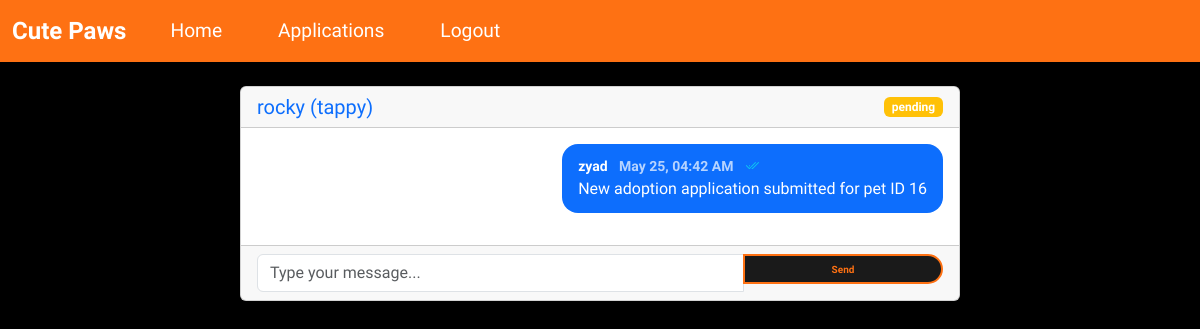
The app's page /messages/11 (signed in), older data.
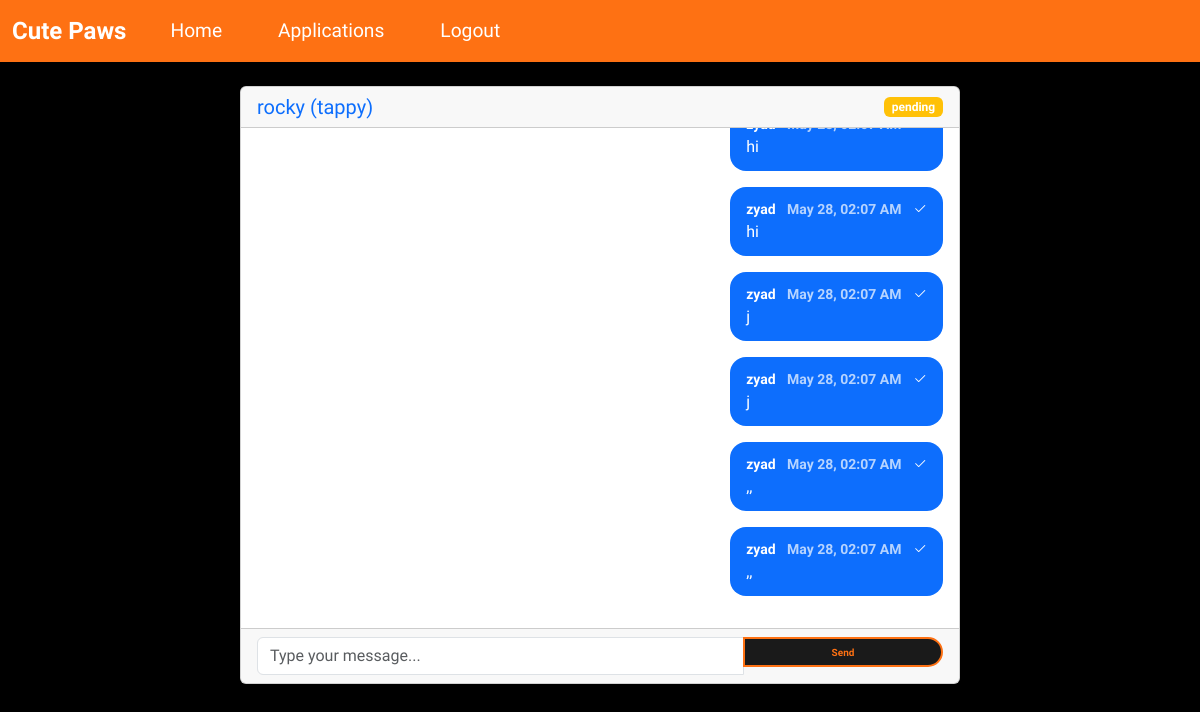
The same page, newer data.
### wepsite/models.py (models this page shows)
class Pet(db.Model):
    id             = db.Column(db.Integer, primary_key=True)
    name           = db.Column(db.String(100))
    age            = db.Column(db.Integer)
    breed          = db.Column(db.String(100))
    description    = db.Column(db.Text)
    city           = db.Column(db.String(100))  # Changed from location to city
    image_filename = db.Column(db.String(200))
    is_adopted     = db.Column(db.Boolean, default=False)
    is_deleted = db.Column(db.Boolean, default=False)
    adoption_date = db.Column(db.DateTime)
    posted_by      = db.Column(db.Integer, db.ForeignKey('user.id'))
    applications = db.relationship(
        'AdoptionApplication',
        backref="pet",
        lazy=True,
        cascade="all, delete-orphan"
    )

class AdoptionApplication(db.Model):
    id = db.Column(db.Integer, primary_key=True)
    pet_id = db.Column(db.Integer, db.ForeignKey('pet.id'))
    user_id = db.Column(db.Integer, db.ForeignKey('user.id'))
    application_date = db.Column(db.DateTime, default=func.now())
    answers = db.Column(db.Text)
    status = db.Column(db.String(20), default='pending')
    messages = db.relationship(
        'Message',
        backref='application',
        lazy=True,
        cascade="all, delete-orphan"
    )

class Message(db.Model):
    id = db.Column(db.Integer, primary_key=True)
    application_id = db.Column(db.Integer, db.ForeignKey('adoption_application.id'))
    sender_id = db.Column(db.Integer, db.ForeignKey('user.id'))
    content = db.Column(db.Text)
    timestamp = db.Column(db.DateTime, default=func.now())
    is_read = db.Column(db.Boolean, default=False)
    sender = db.relationship('User', foreign_keys=[sender_id])

class User(db.Model, UserMixin):
    id         = db.Column(db.Integer, primary_key=True)
    email      = db.Column(db.String(150), unique=True, nullable=False)
    password   = db.Column(db.String(150), nullable=False)
    first_name = db.Column(db.String(150), nullable=False)
    is_admin   = db.Column(db.Boolean, default=False)

### wepsite/views.py (the view, shortened to what this page needs)
@views.route('/messages/<int:application_id>', methods=['GET', 'POST'])
@login_required
def messages(application_id):
    application = AdoptionApplication.query.get_or_404(application_id)
    if current_user.id is None or application.user_id is None or (current_user.id != application.user_id and not current_user.is_admin):
        flash("You don't have permission to view these messages.", "error")
        return redirect(url_for('views.home'))
    messages = Message.query.filter_by(application_id=application_id).order_by(Message.timestamp).all()
    messages_to_update = []
    for msg in messages:
        if msg.sender_id != current_user.id and not msg.is_read:
            msg.is_read = True
            messages_to_update.append(msg)
    if messages_to_update:
        db.session.commit()
    if current_user.is_admin:
        applications = AdoptionApplication.query.order_by(AdoptionApplication.id.desc()).all()
    else:
        applications = AdoptionApplication.query.filter_by(user_id=current_user.id).order_by(AdoptionApplication.id.desc()).all()
    for app in applications:
        app.unread = Message.query.filter(
            Message.application_id == app.id,
            Message.sender_id != current_user.id,
            Message.is_read == False
        ).count()
    return render_template(
        'messages.html',
        user=current_user,
        messages=messages,
        application=application,
        pet=application.pet,
        applications=applications  # Pass applications with unread counts
    )

### wepsite/templates/messages.html (shortened to what this page needs)
{% extends "base.html" %}
{% block content %}
<div class="container mt-4">
    <div class="row">
        <div class="col-md-8 mx-auto">
            <div class="card">
                <div class="card-header d-flex justify-content-between align-items-center">
                    <div>
                        <h5 class="mb-0">
                            {% if application.pet and not application.pet.is_deleted %}
                                <a href="{{ url_for('views.pet_detail', pet_id=application.pet.id) }}" class="text-decoration-none">
                                    {{ application.pet.name }} ({{ application.pet.breed }})
                                </a>
                            {% else %}
                                <span class="text-muted">Archived Pet Conversation</span>
                            {% endif %}
                        </h5>
                    </div>
                    <span class="badge bg-{{ 'success' if application.status == 'approved' else 'warning' if application.status == 'pending' else 'secondary' }}">
                        {{ application.status }}
                    </span>
                </div>
                <div class="card-body message-container" style="max-height: 500px; overflow-y: auto;">
                    {% for msg in messages %}
                        <div class="mb-3 message" data-message-id="{{ msg.id }}">
                            <div class="d-flex justify-content-{{ 'end' if msg.sender_id == current_user.id else 'start' }}">
                                <div class="message-bubble bg-{{ 'primary text-white' if msg.sender_id == current_user.id else 'light' }}">
                                    <small class="d-block fw-bold">
                                        {{ msg.sender.first_name }}
                                        <span class="text-muted ms-2">{{ msg.timestamp.strftime('%b %d, %I:%M %p') }}</span>
                                        {% if msg.sender_id == current_user.id %}
                                            <span class="ms-2">
                                                {% if msg.is_read %}
                                                    <i class="bi bi-check2-all text-info" title="Read"></i>
                                                {% else %}
                                                    <i class="bi bi-check2" title="Delivered"></i>
                                                {% endif %}
                                            </span>
                                        {% endif %}
                                    </small>
                                    <p class="mb-0">{{ msg.content }}</p>
                                </div>
                            </div>
                        </div>
                    {% endfor %}
                </div>
                <div class="card-footer">
                    {% if application.status != 'archived' and (not application.pet or not application.pet.is_deleted) %}
                    <form id="message-form" method="POST" action="{{ url_for('views.messages', application_id=application.id) }}">
                        <div class="input-group">
                            <input type="text" name="message" class="form-control" placeholder="Type your message..." required>
                            <button type="submit" class="btn btn-primary">Send</button>
                        </div>
                    </form>
                    {% else %}
                    <div class="alert alert-warning">
                        This conversation is archived and no longer active.
                    </div>
                    {% endif %}
                </div>
            </div>
        </div>
    </div>
</div>
{% endblock %}

### wepsite/templates/base.html (shortened to what this page needs)
<!DOCTYPE html>
<html lang="en">
<head>
    <link href="https://cdn.jsdelivr.net/npm/bootstrap@5.3.2/dist/css/bootstrap.min.css" rel="stylesheet"
>
    <link rel="stylesheet" href="https://cdn.jsdelivr.net/npm/bootstrap-icons@1.10.0/font/bootstrap-icons.css">
    <link rel="stylesheet" href="https://cdnjs.cloudflare.com/ajax/libs/font-awesome/6.4.0/css/all.min.css"
 />
</head>
<body>
    <nav class="navbar navbar-expand-lg sticky-top">
        <div class="container-fluid">
            <a class="navbar-brand" href="#">Cute Paws</a>
            <div class="collapse navbar-collapse" id="navbar">
                <div class="navbar-nav">
                {% if current_user.is_authenticated %}
                    <a class="nav-item nav-link" href="{{ url_for('views.home') }}">Home</a>
                    <a class="nav-item nav-link" href="{{ url_for('views.applications') }}">Applications</a>
                    <a class="nav-item nav-link" href="{{ url_for('auth.logout') }}">Logout</a>
                {% else %}
                    <a class="nav-item nav-link" href="{{ url_for('auth.login') }}">Login</a>
                    <a class="nav-item nav-link" href="{{ url_for('auth.sign_up') }}">Register</a>
                {% endif %}
                </div>
            </div>
        </div>
    </nav>
    <div class="container">
        {% block content %}
        {% endblock %}
    </div>
</body>
</html>

### wepsite/templates/base.html (style rules this page uses)
body { background-color: #000000; font-family: "Saira", sans-serif; font-optical-sizing: auto; color: #fff; margin: 0; padding: 0; height: 100vh; }
.navbar { background-color: #fe7113; }
.navbar-brand { font-size: 1.5rem; font-weight: bold; color: #fff; }
.navbar-nav .nav-link { color: #fff; font-size: 1.2rem; margin-right: 20px; margin-left: 20px; }
.btn { border-radius: 35px; width: 200px; height: 30px; border: 2px solid #fe7113; background-color: #1a1a1a; color: #fe7113; font-size: 10px; font-weight: bold; cursor: pointer; }

### wepsite/templates/messages.html (style rules this page uses)
.message-bubble { max-width: 70%; padding: 0.75rem 1rem; border-radius: 1rem; word-break: break-word; }
.bg-primary .text-muted { color: rgba(255,255,255,0.7) !important; }

Row changes from the older to the newer data that the page shows:
no longer on this page (row unchanged): Message: sender.first_name "zyad", timestamp "May 25, 04:42 AM", is_read True (drawn), content "New adoption application submitted for pet ID 16"
added Message: is_read False (drawn), content "hi"
added Message: sender.first_name "zyad", timestamp "May 28, 02:07 AM", is_read False (drawn), content "hi"
added Message: sender.first_name "zyad", timestamp "May 28, 02:07 AM", is_read False (drawn), content "j"
added Message: sender.first_name "zyad", timestamp "May 28, 02:07 AM", is_read False (drawn), content "j"
added Message: sender.first_name "zyad", timestamp "May 28, 02:07 AM", is_read False (drawn), content ",,"
added Message: sender.first_name "zyad", timestamp "May 28, 02:07 AM", is_read False (drawn), content ",,"
